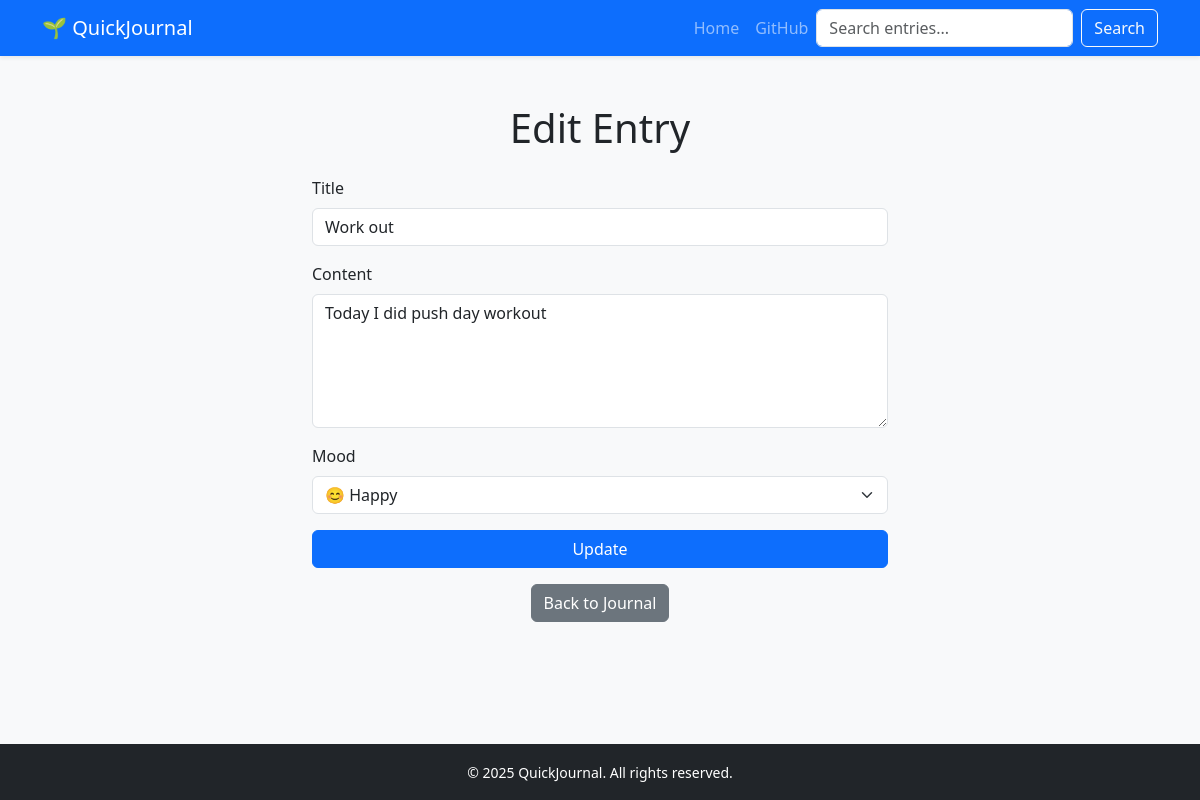
Before: /edit/2 with the older database file.
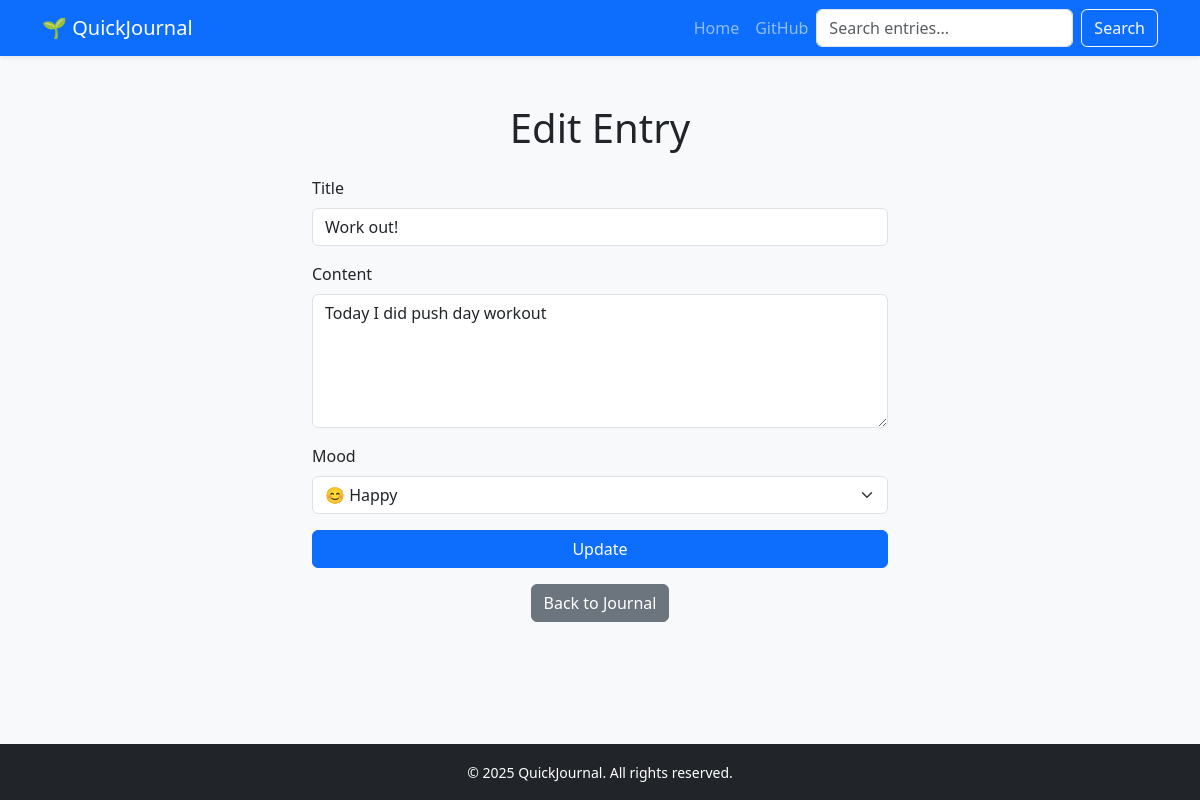
After: the same page with the newer database file.
### models.py (models this page shows, shortened)
class JournalEntry(db.Model):
    id = db.Column(db.Integer, primary_key=True)
    title = db.Column(db.String(200), nullable=False)
    mood = db.Column(db.String(100))
    content = db.Column(db.Text, nullable=False)
    date_created = db.Column(db.DateTime, default=func.now())
    user_id = db.Column(
        db.Integer, db.ForeignKey("user.id"), nullable=True
    )  # will be added later

### app.py (the view)
@app.route("/edit/<int:id>", methods=["GET", "POST"])
def edit(id):
    entry = JournalEntry.query.get_or_404(id)
    if request.method == "POST":
        entry.title = request.form["title"]
        entry.content = request.form["content"]
        entry.mood = request.form.get("mood")
        try:
            db.session.commit()
            return redirect("/")
        except Exception as e:
            print(f"Error updating: {e}")
            return "There was a problem updating that entry."
    else:
        return render_template("edit.html", entry=entry, mood_icons=mood_icons)

### templates/edit.html (shortened to what this page needs)
{% extends "base.html" %}
{% block content %}
<div class="container mt-5" style="max-width: 600px;">
    <h1 class="text-center mb-4">Edit Entry</h1>
    <form method="POST">
        <div class="mb-3">
            <label for="title" class="form-label">Title</label>
            <input type="text" name="title" id="title" class="form-control" value="{{ entry.title }}" required>
        </div>
        <div class="mb-3">
            <label for="content" class="form-label">Content</label>
            <textarea name="content" id="content" class="form-control" rows="5" required>{{ entry.content }}</textarea>
        </div>
        <div class="mb-3">
            <label for="mood" class="form-label">Mood</label>
            <select name="mood" id="mood" class="form-select">
                {% for mood_key, mood_value in mood_icons.items() %}
                    <option value="{{ mood_key }}" {% if entry.mood == mood_key %}selected{% endif %}>
                        {{ mood_value }}
                    </option>
                {% endfor %}
            </select>
        </div>
        <button type="submit" class="btn btn-primary w-100">Update</button>
    </form>
    <div class="text-center mt-3">
        <a href="/" class="btn btn-secondary">Back to Journal</a>
    </div>
</div>
{% endblock %}

Changed rows visible on the page:
changed JournalEntry "Today I did push day workout": title "Work out" → "Work out!"
